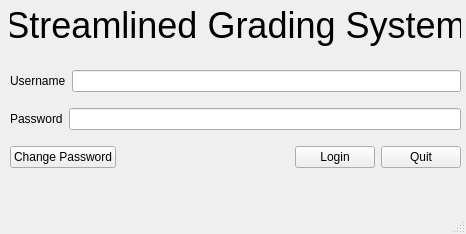
<?xml version="1.0" encoding="UTF-8"?>
<ui version="4.0">
 <class>LoginView</class>
 <widget class="QMainWindow" name="LoginView">
  <property name="geometry">
   <rect>
    <x>0</x>
    <y>0</y>
    <width>466</width>
    <height>234</height>
   </rect>
  </property>
  <property name="windowTitle">
   <string>MainWindow</string>
  </property>
  <widget class="QWidget" name="centralwidget">
   <widget class="QWidget" name="verticalLayoutWidget">
    <property name="geometry">
     <rect>
      <x>10</x>
      <y>60</y>
      <width>451</width>
      <height>121</height>
     </rect>
    </property>
    <layout class="QVBoxLayout" name="verticalLayout">
     <item>
      <layout class="QHBoxLayout" name="horizontalLayout">
       <item>
        <widget class="QLabel" name="label_2">
         <property name="text">
          <string>Username</string>
         </property>
        </widget>
       </item>
       <item>
        <widget class="QLineEdit" name="usernameLogin"/>
       </item>
      </layout>
     </item>
     <item>
      <layout class="QHBoxLayout" name="horizontalLayout_3">
       <item>
        <widget class="QLabel" name="label_3">
         <property name="text">
          <string>Password</string>
         </property>
        </widget>
       </item>
       <item>
        <widget class="QLineEdit" name="passwordLogin">
         <property name="font">
          <font>
           <family>MS Shell Dlg 2</family>
           <pointsize>8</pointsize>
          </font>
         </property>
         <property name="echoMode">
          <enum>QLineEdit::Password</enum>
         </property>
        </widget>
       </item>
      </layout>
     </item>
     <item>
      <layout class="QHBoxLayout" name="horizontalLayout_2">
       <item>
        <widget class="QPushButton" name="pushButton_password">
         <property name="text">
          <string>Change Password</string>
         </property>
        </widget>
       </item>
       <item>
        <spacer name="horizontalSpacer">
         <property name="orientation">
          <enum>Qt::Horizontal</enum>
         </property>
         <property name="sizeHint" stdset="0">
          <size>
           <width>40</width>
           <height>20</height>
          </size>
         </property>
        </spacer>
       </item>
       <item>
        <widget class="QPushButton" name="LoginButton">
         <property name="text">
          <string>      Login      </string>
         </property>
         <property name="iconSize">
          <size>
           <width>25</width>
           <height>16</height>
          </size>
         </property>
        </widget>
       </item>
       <item>
        <widget class="QPushButton" name="pushButton">
         <property name="text">
          <string>      Quit      </string>
         </property>
        </widget>
       </item>
      </layout>
     </item>
    </layout>
   </widget>
   <widget class="QWidget" name="verticalLayoutWidget_2">
    <property name="geometry">
     <rect>
      <x>10</x>
      <y>0</y>
      <width>451</width>
      <height>51</height>
     </rect>
    </property>
    <layout class="QVBoxLayout" name="verticalLayout_2">
     <item>
      <widget class="QLabel" name="label">
       <property name="font">
        <font>
         <pointsize>27</pointsize>
        </font>
       </property>
       <property name="text">
        <string>Streamlined Grading System</string>
       </property>
       <property name="alignment">
        <set>Qt::AlignCenter</set>
       </property>
      </widget>
     </item>
    </layout>
   </widget>
  </widget>
  <widget class="QMenuBar" name="menubar">
   <property name="geometry">
    <rect>
     <x>0</x>
     <y>0</y>
     <width>466</width>
     <height>21</height>
    </rect>
   </property>
  </widget>
  <widget class="QStatusBar" name="statusbar"/>
 </widget>
 <resources/>
 <connections/>
</ui>
